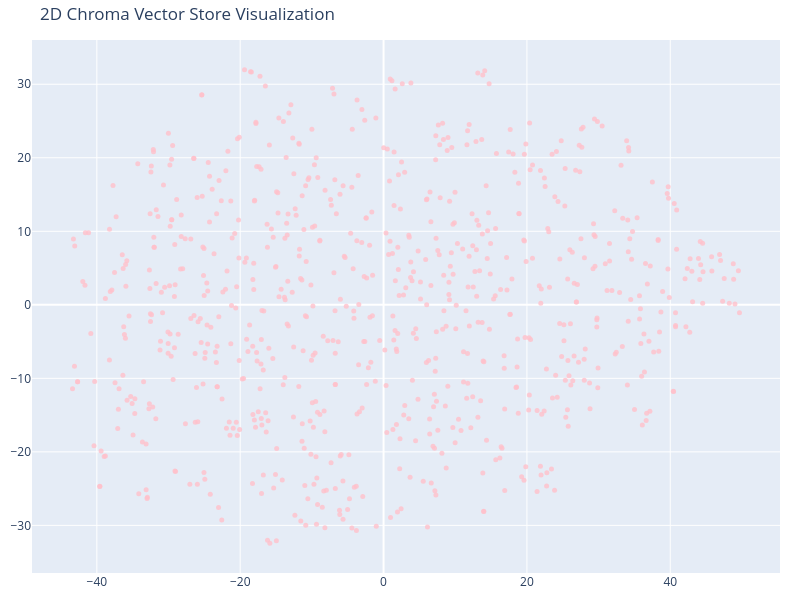

Source (notebook cell):
### Code cell
# Create the 2D scatter plot
fig = go.Figure(data=[go.Scatter(
    x=reduced_vectors[:, 0],
    y=reduced_vectors[:, 1],
    mode='markers',
    marker=dict(size=5, color=colors, opacity=0.8),
    text=[f"Type: {t}<br>Text: {d[:100]}..." for t, d in zip(doc_types, documents)],
    hoverinfo='text'
)])

fig.update_layout(title='2D Chroma Vector Store Visualization',
    scene=dict(xaxis_title='x',yaxis_title='y'),
    width=800,
    height=600,
    margin=dict(r=20, b=10, l=10, t=40)
)

fig.show()

### Figure 1 — Plotly figure (JSON) as saved in the notebook; plotly's stock layout.template omitted (floating-point values rounded to 4 significant figures; data arrays with more than 128 entries replaced by an {"elided": "..."} marker saying what was removed)
{"data": [{"hoverinfo": "text", "marker": {"color": {"elided": "780 str values"}, "opacity": 0.8, "size": 5}, "mode": "markers", "text": {"elided": "780 str values"}, "type": "scatter", "x": {"elided": "780 float values"}, "y": {"elided": "780 float values"}}], "layout": {"height": 600, "margin": {"b": 10, "l": 10, "r": 20, "t": 40}, "scene": {"xaxis": {"title": {"text": "x"}}, "yaxis": {"title": {"text": "y"}}}, "title": {"text": "2D Chroma Vector Store Visualization"}, "width": 800}}
